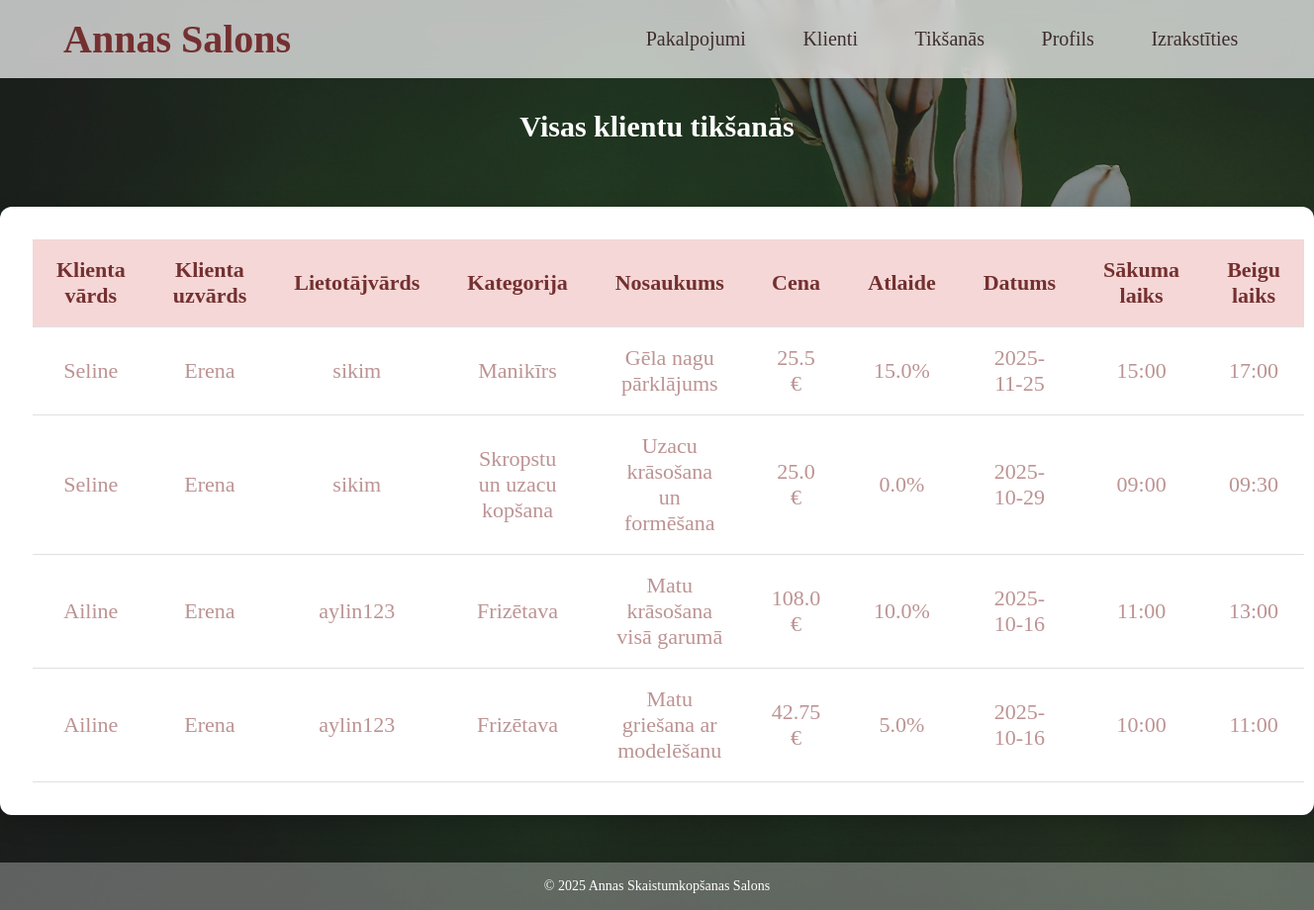
Screenshot of /tiksanas (signed in) with the database file from the repository.
### tables this page shows
CREATE TABLE appointments (
                id INTEGER PRIMARY KEY AUTOINCREMENT,
                klienta_id INTEGER NOT NULL,
                pakalpojuma_id INTEGER NOT NULL,
                datums TEXT NOT NULL,
                sakuma_laiks TEXT NOT NULL,
                beigu_laiks TEXT NOT NULL,
                FOREIGN KEY(klienta_id) REFERENCES klienti(id),
                FOREIGN KEY(pakalpojuma_id) REFERENCES pakalpojumi(id)
            );

CREATE TABLE klienti (
                id INTEGER PRIMARY KEY AUTOINCREMENT,
                username TEXT UNIQUE NOT NULL,
                password TEXT NOT NULL,
                vards TEXT,
                uzvards TEXT,
                pk TEXT,
                tel_numurs TEXT,
                email TEXT
            );

CREATE TABLE pakalpojumi (
                id INTEGER PRIMARY KEY AUTOINCREMENT,
                kategorija TEXT NOT NULL,
                nosaukums TEXT NOT NULL,
                cena REAL NOT NULL,
                atlaide REAL DEFAULT 0
            );

### app.py (the view, shortened to what this page needs)
@app.route('/tiksanas')
def tiksanas():
    if 'username' not in session:
        return redirect(url_for('pieteikties'))
    conn = get_db()
    c = conn.cursor()
    is_admin = (session.get('username') == ADMIN_USERNAME)
    if is_admin:
        c.execute('''
            SELECT a.*, p.kategorija, p.nosaukums, p.cena, p.atlaide,
                   k.vards AS klienta_vards, k.uzvards AS klienta_uzvards, k.username AS klienta_username
            FROM appointments a
            JOIN pakalpojumi p ON a.pakalpojuma_id = p.id
            JOIN klienti k ON a.klienta_id = k.id
            ORDER BY a.datums DESC, a.sakuma_laiks DESC
        ''')
        appointments = c.fetchall()
    appointments_list = []
    for pak in appointments:
        cena = pak['cena']
        atlaide = pak['atlaide'] if 'atlaide' in pak.keys() and pak['atlaide'] is not None else 0
        try:
            atlaide_val = float(str(atlaide).replace('%',''))
        except:
            atlaide_val = 0
        cena_kopa = round(float(cena) * (1 - atlaide_val/100), 2)
        pak_dict = dict(pak)
        pak_dict['cena_kopa'] = cena_kopa
        appointments_list.append(pak_dict)
    conn.close()
    return render_template('tiksanas.html', appointments=appointments_list, is_admin=is_admin)

### app.py (called while the page is built)
def get_db():
    conn = sqlite3.connect(DATABASE)
    conn.row_factory = sqlite3.Row
    return conn

@app.context_processor
def inject_user():
    return dict(logged_in=('username' in session), username=session.get('username'))

### templates/tiksanas.html (shortened to what this page needs)
<!DOCTYPE html>
<html lang="en">
<head>
    <link rel="stylesheet" href="{{ url_for('static', filename='style.css') }}?v=1">
</head>
<body>
    <header>
        <h1><a href="/">Annas Salons</a></h1>
        <nav>
            <a href="/pakalpojumi">Pakalpojumi</a>
            {% if not logged_in %}
                <a href="/registreties">Reģistrēties</a>
                <a href="/pieteikties">Pieteikties</a>
            {% else %}
                {% if is_admin %}
                    <a href="/klienti">Klienti</a>
                {% endif %}
                <a href="/tiksanas">Tikšanās</a>
                <a href="/profils">Profils</a>
                <a href="{{ url_for('logout') }}">Izrakstīties</a>
            {% endif %}
        </nav>
    </header>
    <main>
        {% if is_admin %}
        <div class="div-2"><h2>Visas klientu tikšanās</h2></div>
        {% else %}
        <div class="div-2"><h2>Manas tikšanās</h2></div>
        {% endif %}
        {% if appointments and appointments|length > 0 %}
        <div class="div-4">
            <table class="tks-tabula" style="width:100%; border-collapse:collapse;">
                <thead>
                    <tr>
                        {% if is_admin %}
                            <th>Klienta vārds</th>
                            <th>Klienta uzvārds</th>
                            <th>Lietotājvārds</th>
                        {% endif %}
                        <th>Kategorija</th>
                        <th>Nosaukums</th>
                        <th>Cena</th>
                        <th>Atlaide</th>
                        <th>Datums</th>
                        <th>Sākuma laiks</th>
                        <th>Beigu laiks</th>
                    </tr>
                </thead>
                <tbody>
                    {% for pak in appointments %}
                    <tr>
                        {% if is_admin %}
                            <td>{{ pak.klienta_vards }}</td>
                            <td>{{ pak.klienta_uzvards }}</td>
                            <td>{{ pak.klienta_username }}</td>
                        {% endif %}
                        <td>{{ pak.kategorija }}</td>
                        <td>{{ pak.nosaukums }}</td>
                        <td>{{ pak.cena_kopa }} €</td>
                        <td>
                            {% if pak.atlaide is defined %}
                                {{ pak.atlaide }}%
                            {% else %}
                                0%
                            {% endif %}
                        </td>
                        <td>{{ pak.datums }}</td>
                        <td>{{ pak.sakuma_laiks }}</td>
                        <td>{{ pak.beigu_laiks }}</td>
                    </tr>
                    {% endfor %}
                </tbody>
            </table>
        </div>
        {% else %}
            <div class="div-1">
                <p>Jums nav nevienas tikšanās.</p>
                <p><a href="{{ url_for('pakalpojumi') }}"><button class="btn-li">Pievienot tikšanos</button></a></p>
            </div>
        {% endif %}
    </main>
    <footer>
        <p>&copy; 2025 Annas Skaistumkopšanas Salons</p>
    </footer>
</body>
</html>

### rows the page displays
appointments: klienta_vards "Seline", klienta_uzvards "Erena", klienta_username "sikim", kategorija "Manikīrs", nosaukums "Gēla nagu pārklājums", cena_kopa "25.5", atlaide "15.0", datums "2025-11-25", sakuma_laiks "15:00", beigu_laiks "17:00"
appointments: klienta_vards "Seline", klienta_uzvards "Erena", klienta_username "sikim", kategorija "Skropstu un uzacu kopšana", nosaukums "Uzacu krāsošana un formēšana", cena_kopa "25.0", atlaide "0.0", datums "2025-10-29", sakuma_laiks "09:00", beigu_laiks "09:30"
appointments: klienta_vards "Ailine", klienta_uzvards "Erena", klienta_username "aylin123", kategorija "Frizētava", nosaukums "Matu krāsošana visā garumā", cena_kopa "108.0", atlaide "10.0", datums "2025-10-16", sakuma_laiks "11:00", beigu_laiks "13:00"
appointments: klienta_vards "Ailine", klienta_uzvards "Erena", klienta_username "aylin123", kategorija "Frizētava", nosaukums "Matu griešana ar modelēšanu", cena_kopa "42.75", atlaide "5.0", datums "2025-10-16", sakuma_laiks "10:00", beigu_laiks "11:00"
